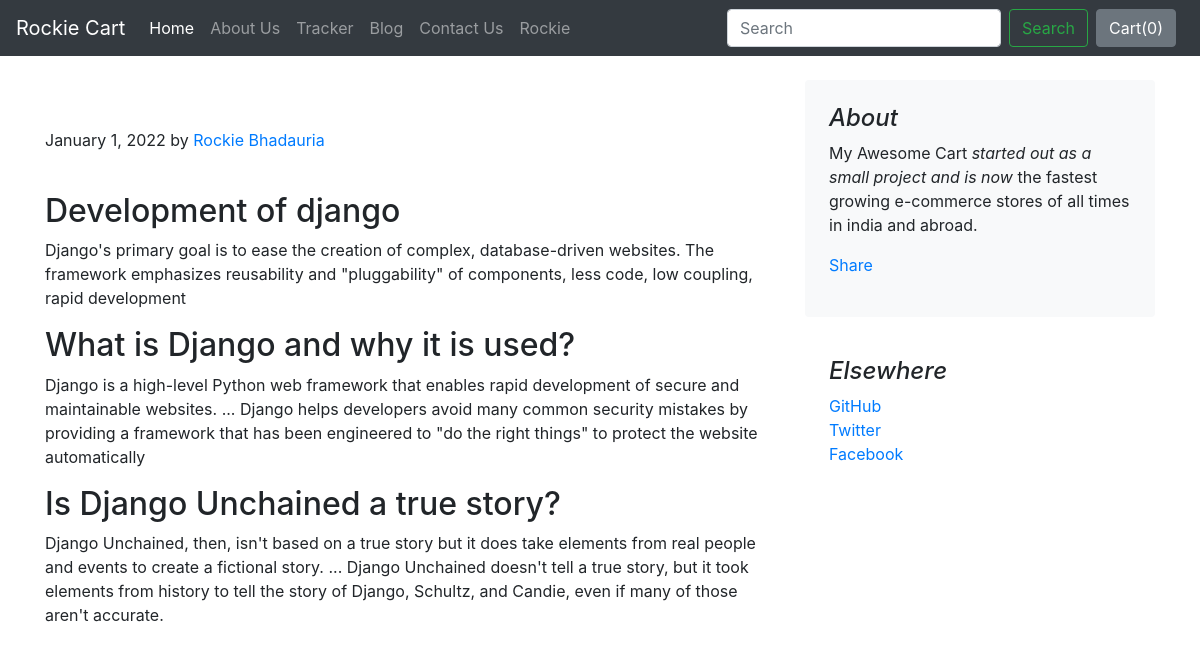
Screenshot of /blog/blogpost/5 with the database file from the repository.
### blog/models.py (models this page shows)
class Blogpost(models.Model):
    post_id = models.AutoField(primary_key=True)
    title = models.CharField(max_length=50)
    head0 = models.CharField(max_length=500, default="")
    chead0 = models.CharField(max_length=5000, default="")
    head1 = models.CharField(max_length=500, default="")
    chead1 = models.CharField(max_length=5000, default="")
    head2 = models.CharField(max_length=500, default="")
    chead2 = models.CharField(max_length=5000, default="")
    pub_date = models.DateField()
    thumbnail = models.ImageField(upload_to='shop/images', default="")
    def __str__(self):
        return self.title

### blog/views.py (the view)
# urls.py: path("blogpost/<int:id>", views.blogpost,name="blogHome")
def blogpost(request, id):
    post = Blogpost.objects.filter(post_id = id)[0]
    print(post)
    return render(request, 'blog/blogpost.html', {'post':post})

### blog/templates/blog/blogpost.html (shortened to what this page needs)
{% extends 'blog/basic.html' %}
{% block body %}
<div class="container">
    <div class="row mt-4">
        <div class="col-md-8 blog-main">
            <h3 class="pb-4 mb-4 font-italic">
            </h3>
            <div class="blog-post">
                <p class="blog-post-meta">January 1, 2022 by <a href="#">Rockie Bhadauria</a></p>
                <div class="fb-like" data-href="http://127.0.0.1:8000/blog/blogpost/{{post.post_id}}" data-width="" data-layout="standard" data-action="like" data-size="large" data-share="true"></div><br>
                <h2>{{post.head0}}</h2>
                <p>{{post.chead0}}</p>
                <h2>{{post.head1}}</h2>
                <p>{{post.chead1}}</p>
                <h2>{{post.head2}}</h2>
                <p>{{post.chead2}}</p>
            </div>
        </div>
        <aside class="col-md-4 blog-sidebar">
            <div class="p-4 mb-3 bg-light rounded">
                <h4 class="font-italic">About</h4>
                <p class="mb-0">My Awesome Cart <em>started out as a small project and is now</em> the fastest growing e-commerce stores of all times in india and abroad.</p>
                <div class="my-3 fb-share-button" data-href="http://localhost:8000/blog/blogpost/5" data-layout="button_count" data-size="large"><a target="_blank" href="https://www.facebook.com/sharer/sharer.php?u=http%3A%2F%2Flocalhost%3A8000%2Fblog%2Fblogpost%2F5&amp;src=sdkpreparse" class="fb-xfbml-parse-ignore">Share</a></div>
            </div>
            <div class="p-4">
                <h4 class="font-italic">Elsewhere</h4>
                <ol class="list-unstyled">
                    <li><a href="#">GitHub</a></li>
                    <li><a href="#">Twitter</a></li>
                    <li><a href="#">Facebook</a></li>
                </ol>
            </div>
        </aside>
    </div>
</div>
{% endblock %}

### rows the page displays
Blogpost: head0 "Development of django", chead0 "Django's primary goal is to ease the creation of complex, database-driven websites. The framework emphasizes reusability and \"pluggability\" of components, less code, low coupling, rapid development", head1 "What is Django and why it is used?", chead1 "Django is a high-level Python web framework that enables rapid development of secure and maintainable websites. ... Django helps developers avoid many common security mistakes by providing a framework that has been engineered to \"do the right things\" to protect the website automatically", head2 "Is Django Unchained a true story?", chead2 "Django Unchained, then, isn't based on a true story but it does take elements from real people and events to create a fictional story. ... Django Unchained doesn't tell a true story, but it took elements from history to tell the story of Django, Schultz, and Candie, even if many of those aren't accurate."
